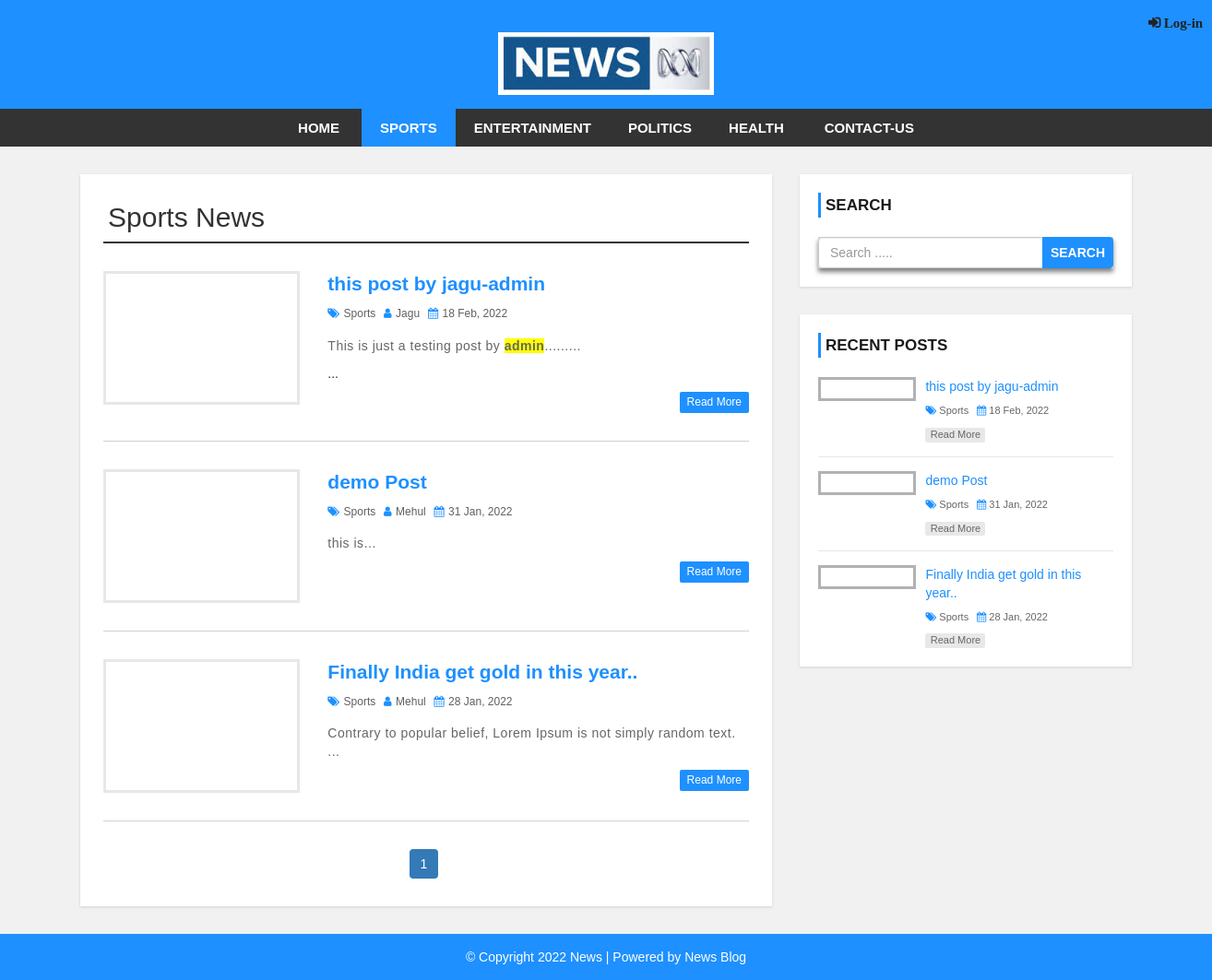
Page /category.php?cid=34 on the committed database.
### tables this page shows
CREATE TABLE `settings` (
  `id` int(11) NOT NULL,
  `websitename` varchar(60) NOT NULL,
  `logo` varchar(50) NOT NULL,
  `footerdesc` varchar(255) NOT NULL
);

CREATE TABLE `category` (
  `category_id` int(11) NOT NULL,
  `category_name` varchar(100) NOT NULL,
  `post` int(11) NOT NULL DEFAULT 0
);

CREATE TABLE `post` (
  `post_id` int(11) NOT NULL,
  `title` varchar(100) NOT NULL,
  `description` text NOT NULL,
  `category` varchar(100) NOT NULL,
  `post_date` varchar(50) NOT NULL,
  `author` int(11) NOT NULL,
  `post_img` varchar(100) NOT NULL
);

CREATE TABLE `user` (
  `user_id` int(10) UNSIGNED NOT NULL,
  `first_name` varchar(30) NOT NULL,
  `last_name` varchar(30) NOT NULL,
  `username` varchar(30) DEFAULT NULL,
  `email` varchar(50) DEFAULT NULL,
  `password` varchar(40) DEFAULT NULL,
  `role` int(11) NOT NULL,
  `user_img` varchar(50) DEFAULT NULL
);

### config.php (called while the page is built, shortened)
<?php
$hostname = "http://localhost/news-web";
?>

### category.php (the view, shortened to what this page needs)
<?php include 'header.php'; ?>
    <div id="main-content">
      <div class="container">
        <div class="row">
            <div class="col-md-8">
                <div class="post-container">
                  <?php
                  include "config.php";
                  if(isset($_GET['cid'])){
                    $cat_id = $_GET['cid'];
                    $sql1 = "SELECT * FROM category WHERE category_id = {$cat_id}";
                    $result1 = mysqli_query($conn, $sql1) or die("Query Failed.");
                    $row1 = mysqli_fetch_assoc($result1);
                  ?>
                  <h2 class="page-heading"><?php echo $row1['category_name']; ?> News</h2>
                  <?php
                    $limit = 3;
                    if(isset($_GET['page'])){
                      $page = $_GET['page'];
                    }else{
                      $page = 1;
                    }
                    $offset = ($page - 1) * $limit;
                    $sql = "SELECT post.post_id, post.title, post.description,post.post_date,post.author,
                    category.category_name,user.username,post.category,post.post_img FROM post
                    LEFT JOIN category ON post.category = category.category_id
                    LEFT JOIN user ON post.author = user.user_id
                    WHERE post.category = {$cat_id}
                    ORDER BY post.post_id DESC LIMIT {$offset},{$limit}";
                    $result = mysqli_query($conn, $sql) or die("Query Failed.");
                    if(mysqli_num_rows($result) > 0){
                      while($row = mysqli_fetch_assoc($result)) {
                  ?>
                    <div class="post-content">
                        <div class="row">
                            <div class="col-md-4">
                              <a class="post-img" href="single.php?id=<?php echo $row['post_id']; ?>"><img src="admin/upload/<?php echo $row['post_img']; ?>" alt=""/></a>
                            </div>
                            <div class="col-md-8">
                              <div class="inner-content clearfix">
                                  <h3><a href='single.php?id=<?php echo $row['post_id']; ?>'><?php echo $row['title']; ?></a></h3>
                                  <div class="post-information">
                                      <span>
                                          <i class="fa fa-tags" aria-hidden="true"></i>
                                          <a href='category.php?cid=<?php echo $row['category']; ?>'><?php echo $row['category_name']; ?></a>
                                      </span>
                                      <span>
                                          <i class="fa fa-user" aria-hidden="true"></i>
                                          <a href='author.php?aid=<?php echo $row['author']; ?>'><?php echo $row['username']; ?></a>
                                      </span>
                                      <span>
                                          <i class="fa fa-calendar" aria-hidden="true"></i>
                                          <?php echo $row['post_date']; ?>
                                      </span>
                                  </div>
                                  <p class="description">
                                      <?php echo substr($row['description'],0,130) . "..."; ?>
                                  </p>
                                  <a class='read-more pull-right' href='single.php?id=<?php echo $row['post_id']; ?>'>read more</a>
                              </div>
                            </div>
                        </div>
                    </div>
                    <?php
                      }
                    }else{
                      echo "<h2>No Record Found.</h2>";
                    }
                    if(mysqli_num_rows($result1) > 0){
                      $total_records = $row1['post'];
                      $total_page = ceil($total_records / $limit);
                      echo '<ul class="pagination admin-pagination">';
                      for($i = 1; $i <= $total_page; $i++){
                        if($i == $page){
                          $active = "active";
                        }else{
                          $active = "";
                        }
                        echo '<li class="'.$active.'"><a href="category.php?cid='.$cat_id .'&page='.$i.'">'.$i.'</a></li>';
                      }
                      echo '</ul>';
                    }
                  }else{
                    echo "<h2>No Record Found.</h2>";
                  }
                    ?>
                </div>
            </div>
            <?php include 'sidebar.php'; ?>
        </div>
      </div>
    </div>
<?php include 'footer.php'; ?>

### header.php (shortened to what this page needs)
<?php
  include "config.php";
?>
<!DOCTYPE html>
<html lang="en">
<head>
    <link rel="stylesheet" href="css/bootstrap.min.css" />
    <link rel="stylesheet" href="css/font-awesome.css">
    <link rel="stylesheet" href="css/style.css">
    <link rel="stylesheet" href="css/style2.css">
</head>
<body>
<div id="header">
    <?php
    if(isset($_SESSION["username"])){ ?>
        <div class="col-md-offset-9">
              <a href="profile.php?id=<?php echo $_SESSION['user_id']; ?>">
                <img class="img-circle" id="user-img-front" src="<?php echo 'images/' . $_SESSION['n_user_img']; ?>">
              </a>
              <span id="hello-user">Hello </span>
              <span id="hello-user"><?php echo $_SESSION["username"]; ?></span>
              <a href="log-out.php" id="admin-logout-front">logout</a>
        </div>
    <?php }else{ ?>
          <a href='log-in.php' style='margin-left: 1230px; margin-top: -10px;'>
            <i class="fa fa-sign-in" style="font-weight: bold; font-size: 15px;"> Log-in</i>
          </a>
    <?php }
    ?>
    <div class="container">
        <div class="row">
            <div class=" col-md-offset-4 col-md-4">
              <?php
                include "config.php";
                $sql = "SELECT * FROM settings";
                $result = mysqli_query($conn, $sql) or die("Query Failed.");
                if(mysqli_num_rows($result) > 0){
                  while($row = mysqli_fetch_assoc($result)) {
                    if($row['logo'] == ""){
                      echo '<a href="index.php"><h1>'.$row['websitename'].'</h1></a>';
                    }else{
                      echo '<a href="index.php" id="logo"><img src="admin/images/'. $row['logo'] .'"></a>';
                    }
                  }
                }
                ?>
            </div>
        </div>
    </div>
</div>
<div id="menu-bar">
    <div class="container">
        <div class="row">
            <div class="col-md-12">
              <?php
                include "config.php";
                if(isset($_GET['cid'])){
                  $cat_id = $_GET['cid'];
                }
                $sql = "SELECT * FROM category WHERE post > 0";
                $result = mysqli_query($conn, $sql) or die("Query Failed. : Category");
                if(mysqli_num_rows($result) > 0){
                  $active = "";
              ?>
                <ul class='menu'>
                  <li><a href='<?php echo $hostname; ?>'>Home</a></li>
                  <?php while($row = mysqli_fetch_assoc($result)) {
                    if(isset($_GET['cid'])){
                      if($row['category_id'] == $cat_id){
                        $active = "active";
                      }else{
                        $active = "";
                      }
                    }
                    echo "<li><a class='{$active}' href='category.php?cid={$row['category_id']}'>{$row['category_name']}</a></li>";
                  } ?>
                  <li><a href='contact.php'>Contact-Us</a></li>
                </ul>
                <?php } ?>
            </div>
        </div>
    </div>
</div>

### sidebar.php (shortened to what this page needs)
<div id="sidebar" class="col-md-4">
    <div class="search-box-container">
        <h4>Search</h4>
        <form class="search-post" action="search.php" method ="GET">
            <div class="input-group">
                <input type="text" name="search" class="form-control" placeholder="Search .....">
                <span class="input-group-btn">
                    <button type="submit" class="btn btn-danger">Search</button>
                </span>
            </div>
        </form>
    </div>
    <div class="recent-post-container">
        <h4>Recent Posts</h4>
        <?php
        include "config.php";
        $limit = 3;
        $sql = "SELECT post.post_id, post.title, post.post_date,
        category.category_name,post.category,post.post_img FROM post
        LEFT JOIN category ON post.category = category.category_id
        ORDER BY post.post_id DESC LIMIT {$limit}";
        $result = mysqli_query($conn, $sql) or die("Query Failed. : Recent Post");
        if(mysqli_num_rows($result) > 0){
          while($row = mysqli_fetch_assoc($result)) {
      ?>
        <div class="recent-post">
            <a class="post-img" href="single.php?id=<?php echo $row['post_id']; ?>">
            </a>
            <div class="post-content">
                <h5><a href="single.php?id=<?php echo $row['post_id']; ?>"><?php echo $row['title']; ?></a></h5>
                <span>
                    <i class="fa fa-tags" aria-hidden="true"></i>
                    <a href='category.php?cid=<?php echo $row['category']; ?>'><?php echo $row['category_name']; ?></a>
                </span>
                <span>
                    <i class="fa fa-calendar" aria-hidden="true"></i>
                    <?php echo $row['post_date']; ?>
                </span>
                <a class="read-more" href="single.php?id=<?php echo $row['post_id']; ?>">read more</a>
            </div>
        </div>
    <?php
      }
    }
    ?>
    </div>
</div>

### footer.php
<div id ="footer">
    <div class="container">
        <div class="row">
            <div class="col-md-12">
              <?php
                include "config.php";
                $sql = "SELECT * FROM settings";
                $result = mysqli_query($conn, $sql) or die("Query Failed.");
                if(mysqli_num_rows($result) > 0){
                  while($row = mysqli_fetch_assoc($result)) {
              ?>
                <span><?php echo $row['footerdesc']; ?></span>
              <?php
                }
              }
              ?>
            </div>
        </div>
    </div>
</div>
</body>
</html>

### css/style.css (style rules this page uses)
body { background: #f1f1f1; font-family: sans-serif,arial,Helvetica; }
a, a:hover, a:focus { text-decoration: none; outline: none; }
ul { margin:0; padding:0; list-style:none; }
h2.page-heading { margin: 5px 0 30px; padding: 0 5px 10px; border-bottom: 2px solid #333; }
form { background: lightgrey; padding: 25px; box-shadow: 0 4px 5px rgba(0.5,0.5,0.5,0.5); }
#header { background: #1e90ff; text-align: center; padding: 15px; }
#logo { display: inline-block; width: 65%; }
#logo img { width: 100%; }
#menu-bar { background: #333; text-align: center; }
#menu-bar .menu > li { display: inline-block; }
.menu > li > a { padding: 10px 20px; display: block; text-transform: uppercase; color: #fff; font-size: 15px; font-weight:600; transition:all 0.5s ease 0s; }
#menu-bar .menu > li > a:hover, #menu-bar .menu > li > a.active { color:#fff; background:#1e90ff; }
#main-content { padding: 30px 0; min-height: 750px; }
#main-content .post-container { background-color: #fff; padding: 25px; box-shadow: 0 1px 3px rgba(0, 0, 0, 0.13); }
#main-content .post-content { border-bottom: 1px solid #d1d1d1; padding: 0 0 30px; margin-bottom:30px; }
#main-content .post-content .post-img { border: 3px solid #e7e7e7; display: block; height: 145px; overflow: hidden; transition: border .3s; }
#main-content .post-content h3 { font-size: 21px; line-height: 28px; font-weight: 600; margin: 0 0 7px; }
#main-content .post-content h3 a { color: #1e90ff; transition:all 0.3s; }
#main-content .post-content .post-information span { color: #606060; font-size: 12px; text-transform: capitalize; margin: 0 5px 5px 0; display: inline-block; }
#main-content .post-content .post-information i { color: #1e90ff; margin-right: 1px; }
#main-content .post-content .post-information a { color: #606060; text-decoration: none; }
#main-content .post-content p, #main-content .single-post p { color: #666; font-size: 14px; letter-spacing: 0.5px; margin:0 0 10px; }
#main-content .post-content a.read-more { color: #fff; background-color: #1E90FF; font-size: 12px; text-transform: capitalize; padding: 3px 8px; border-radius: 2px; transition: all 0.3s; }
.pagination { display: block; text-align: center; margin: 0; }
.pagination li { display:inline-block; margin: 0 5px 0 0; }
.pagination li a { border: none; background: #1e90ff; color: #fff; }
i.fa { color:#222; }
#sidebar h4 { color: #1A1A1A; font-size: 17px; line-height: 27px; font-weight:600; text-transform: uppercase; padding: 0 0 0 5px; margin: 0 0 21px; border-left: 3px solid #1e90ff; }
#sidebar .search-box-container { background-color: #fff; padding: 20px; margin: 0 0 30px; box-shadow: 0 1px 3px rgba(0, 0, 0, 0.13); }
#sidebar .search-post { padding: 0; }
#sidebar .search-post input { color: #606060; }
#sidebar .search-post .btn { font-weight: 600; text-transform: uppercase; padding: 6px 8px; background-color: #1E90FF; border-color: #1E90FF; outline: none; }
#sidebar .recent-post-container { padding: 20px; background: #fff; box-shadow: 0 1px 3px rgba(0, 0, 0, 0.13); }
#sidebar .recent-post { border-bottom: 1px solid #e7e7e7; padding: 0 0 15px; margin: 0 0 15px; }
#sidebar .recent-post:last-child { margin: 0; padding: 0; border: none; }
#sidebar .recent-post .post-img { display: inline-block; width: 33%; border: 3px solid rgba(0,0,0,0.3); vertical-align: top; transition: border .3s; }
#sidebar .recent-post .post-content { width: 65%; display: inline-block; border: none; padding: 0 0 0 7px; margin: 0; }
#sidebar .recent-post h5 { font-size: 14px; line-height: 20px; margin: 0 0 5px; }
#sidebar .recent-post h5 a { color: #1E90FF; }
#sidebar .recent-post span { color: #666; font-size: 11px; display: inline-block; margin: 0 5px 10px 0; }
#sidebar .recent-post span a { color: #666; }
#sidebar .recent-post span i { color: #1E90FF; }
#sidebar .recent-post a.read-more { color: #666; background-color: rgba(0,0,0,0.09); width: 65px; font-size: 11px; text-align: center; padding: 0; display: block; transition: all 0.3s; }
#footer { color: #fff; padding:15px 0; text-align:center; background-color:#1e90ff; }
#footer a { color:#fff; }

### rows in the picture
settings: logo (picture), footerdesc "© Copyright 2022 News | Powered by News Blog"
category: category_name "SPORTS", category_name "Sports"
category: category_name "ENTERTAINMENT"
category: category_name "POLITICS"
category: category_name "HEALTH"
post: title "this post by jagu-admin", category.category_name "Sports", user.username "Jagu", post_date "18 Feb, 2022", description "This is just a testing post by admin ........."
post: title "demo Post", category.category_name "Sports", user.username "Mehul", post_date "31 Jan, 2022", description "this is"
post: title "Finally India get gold in this year..", category.category_name "Sports", user.username "Mehul", post_date "28 Jan, 2022", description "Contrary to popular belief, Lorem Ipsum is not simply random text."
